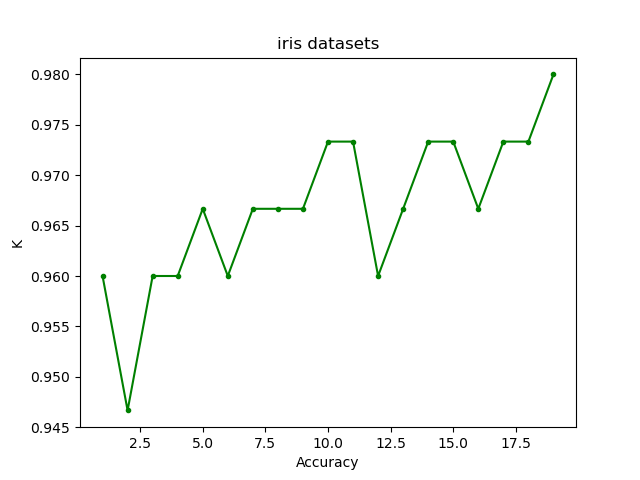

Here is the Python script that generated this plot:
import matplotlib.pyplot as plt
from sklearn import datasets
from sklearn.model_selection import LeaveOneOut, train_test_split
from sklearn.neighbors import KNeighborsClassifier

iris = datasets.load_iris()

X = iris.data
y = iris.target
loo = LeaveOneOut()
loo.get_n_splits(X)

K = []
Accuracy = []
for k in range(1, 20):
    correct = 0
    knn = KNeighborsClassifier(k)
    for train, test in loo.split(X):
        #print("train size=",train.size,"test size=",test.size)
        knn.fit(X[train], y[train])
        y_sample = knn.predict(X[test])
        if y_sample == y[test]:
            correct += 1
    K.append(k)
    Accuracy.append(correct/len(X))
    print('K： ', k)
    print('Accuracy= ', correct/len(X))

plt.plot(K, Accuracy,'g.-')
plt.title("iris datasets")
plt.xlabel('Accuracy')
plt.ylabel('K')
plt.show()
